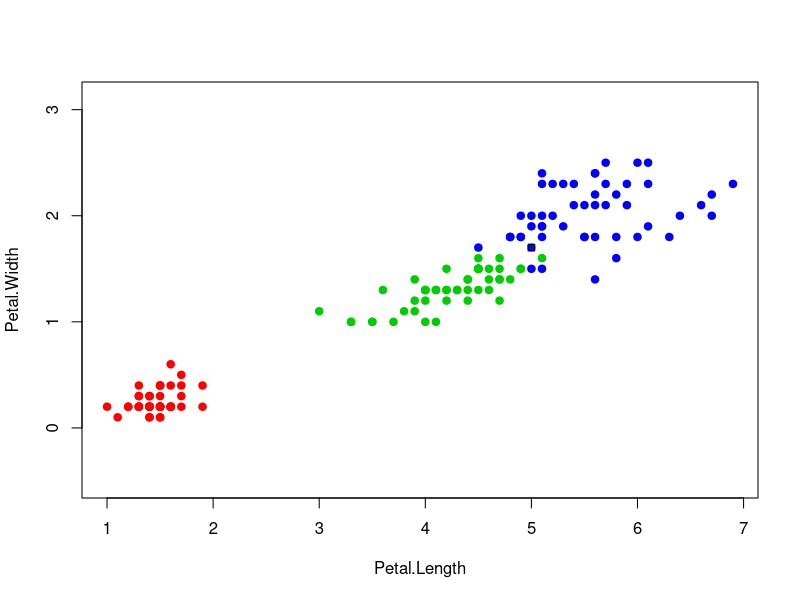

This figure's R source:
euclideanDistance <- function(u, v)
{
	sqrt(sum((u - v)^2))
}
 
sortObjectsByDist <- function(xl, z, metricFunction =
euclideanDistance)
{
	l <- dim(xl)[1]
	n <- dim(xl)[2] - 1
	distances <- matrix(NA, l, 2)
	for (i in 1:l)
	{
		distances[i, ] <- c(i, metricFunction(xl[i, 1:n], z))
	}

	orderedXl <- xl[order(distances[, 2]), ]
	return (orderedXl);
}

kNN <- function(xl, z, k)
{
	orderedXl <- sortObjectsByDist(xl, z)
	n <- dim(orderedXl)[2] - 1
	classes <- orderedXl[1:k, n + 1]
	counts <- table(classes)
	class <- names(which.max(counts))
	##cat(class," ")
	return (class)
}

kwNN <- function(xl, z, k,q)
{
	 m <- c("setosa" = 0, "versicolor" = 0, "virginica" = 0)
	xl <- sortObjectsByDist(xl, z)
	n <- dim(xl)[2] - 1
	classes <- xl[1:k, n + 1]
	for(i in 1:k)
	{
		w<-q ^ i
		m[classes[i]]<-m[classes[i]]+w
	}
	class <- names(which.max(m))
	return (class)
}



colors <- c("setosa" = "red", "versicolor" = "green3",
"virginica" = "blue")
plot(iris[, 3:4], pch = 21, bg = colors[iris$Species], col = colors[iris$Species], asp = 1)
z <- c(5, 1.7) 
xl <- iris[, 3:5] 
class <- kwNN(xl, z, k=10,2)
points(z[1], z[2], pch = 22, bg = colors[class], asp = 1)
